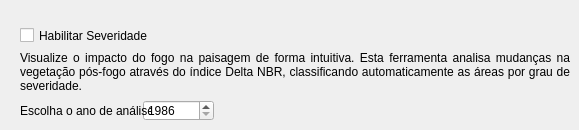
     <widget class="QWidget" name="Fire_Severity">
      <attribute name="title">
       <string>Severidade</string>
      </attribute>
      <widget class="QCheckBox" name="check_fire_severity">
       <property name="enabled">
        <bool>true</bool>
       </property>
       <property name="geometry">
        <rect>
         <x>20</x>
         <y>20</y>
         <width>251</width>
         <height>31</height>
        </rect>
       </property>
       <property name="font">
        <font>
         <strikeout>false</strikeout>
         <stylestrategy>PreferDefault</stylestrategy>
         <kerning>false</kerning>
        </font>
       </property>
       <property name="mouseTracking">
        <bool>true</bool>
       </property>
       <property name="contextMenuPolicy">
        <enum>Qt::ContextMenuPolicy::DefaultContextMenu</enum>
       </property>
       <property name="acceptDrops">
        <bool>false</bool>
       </property>
       <property name="layoutDirection">
        <enum>Qt::LayoutDirection::LeftToRight</enum>
       </property>
       <property name="autoFillBackground">
        <bool>false</bool>
       </property>
       <property name="inputMethodHints">
        <set>Qt::InputMethodHint::ImhNone</set>
       </property>
       <property name="text">
        <string>Habilitar Severidade</string>
       </property>
       <property name="checked">
        <bool>false</bool>
       </property>
       <property name="tristate">
        <bool>false</bool>
       </property>
      </widget>
      <widget class="QSpinBox" name="FireSeverityYear">
       <property name="geometry">
        <rect>
         <x>143</x>
         <y>100</y>
         <width>71</width>
         <height>21</height>
        </rect>
       </property>
       <property name="minimum">
        <number>1986</number>
       </property>
       <property name="maximum">
        <number>2999</number>
       </property>
       <property name="value">
        <number>1986</number>
       </property>
      </widget>
      <widget class="QLabel" name="Selecioneanoaseguir_6">
       <property name="geometry">
        <rect>
         <x>20</x>
         <y>100</y>
         <width>131</width>
         <height>21</height>
        </rect>
       </property>
       <property name="text">
        <string>Escolha o ano de análise:</string>
       </property>
       <property name="alignment">
        <set>Qt::AlignmentFlag::AlignLeading|Qt::AlignmentFlag::AlignLeft|Qt::AlignmentFlag::AlignVCenter</set>
       </property>
      </widget>
      <widget class="QLabel" name="check_fire_severity_description">
       <property name="geometry">
        <rect>
         <x>20</x>
         <y>47</y>
         <width>550</width>
         <height>51</height>
        </rect>
       </property>
       <property name="text">
        <string>&lt;html&gt;&lt;head/&gt;&lt;body&gt;&lt;p&gt;Visualize o impacto do fogo na paisagem de forma intuitiva. Esta ferramenta analisa mudanças na vegetação pós-fogo através do índice Delta NBR, classificando automaticamente as áreas por grau de severidade.&lt;/p&gt;&lt;/body&gt;&lt;/html&gt;</string>
       </property>
       <property name="alignment">
        <set>Qt::AlignmentFlag::AlignJustify|Qt::AlignmentFlag::AlignVCenter</set>
       </property>
       <property name="wordWrap">
        <bool>true</bool>
       </property>
      </widget>
     </widget>
